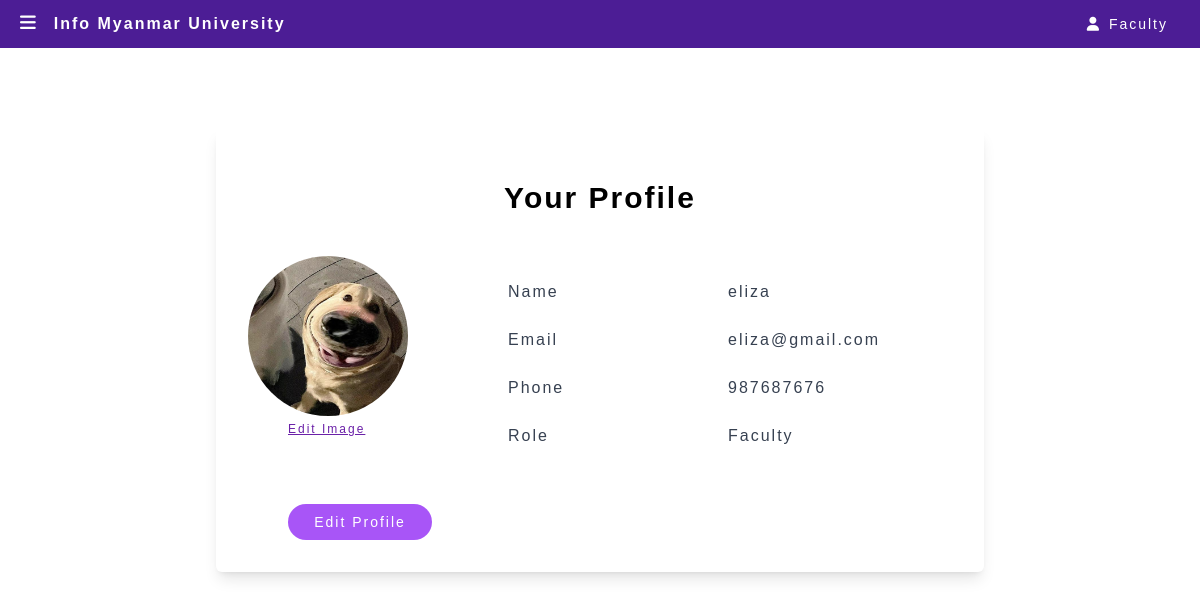
The page /adminProfile (signed in) on the database its author committed.
### Website/models.py (models this page shows)
class Admin(db.Model, UserMixin):
    id = db.Column(db.Integer, primary_key=True)
    email = db.Column(db.String(150), unique=True)
    name = db.Column(db.String(150))
    phone = db.Column(db.Integer)
    password = db.Column(db.String(150))
    roleCode = db.Column(db.String(150))
    profile = db.Column(db.String(300))

### app.py (the view)
@app.route('/adminProfile', methods=['GET', 'POST'])
def adminProfile():
    if 'admin_id' not in session:
        return redirect(url_for('adminLogin'))
    else:
        return adminprofile()

### Website/adminfeatues.py (called while the page is built, shortened)
def adminprofile():
    adminId = session.get('admin_id')
    admin = Admin.query.get(adminId)
    return render_template('adminProfile.html', user=admin)

### Website/templates/adminProfile.html (shortened to what this page needs)
{% extends "adminlayout.html" %} {% block title %}Admin Information{% endblock%}
{% block content %}
<div class="flex flex-col justify-center items-center bg-white">
  <div class="mx-auto max-w-3xl mt-20 w-full bg-white p-8 rounded-md shadow-lg">
    <h2 class="mt-5 text-3xl font-semibold mb-10 text-center">Your Profile</h2>
    <div class="max-w-screen-lg mx-auto mt-10 grid grid-cols-3 gap-4">
      <div>
        <img
          src="{{ url_for('static', filename='images/'+ user.profile) }}"
          alt="Welcome Image"
          class="rounded-full h-40 w-40 object-cover"
        />
        <form id="profileImageForm" enctype="multipart/form-data" method="POST">
          <label
            for="profileImage"
            class="underline text-xs ml-10 text-purple-800"
          >
            Edit Image
          </label>
        </form>
      </div>
      <div>
        <p class="pl-5 text-gray-700 font-medium my-6">Name</p>
        <p class="pl-5 text-gray-700 font-medium my-6">Email</p>
        <p class="pl-5 text-gray-700 font-medium my-6">Phone</p>
        <p class="pl-5 text-gray-700 font-medium my-6">Role</p>
      </div>
      <div>
        <p class="text-gray-700 font-medium my-6">{{ user.name}}</p>
        <p class="text-gray-700 font-medium my-6">{{ user.email}}</p>
        <p class="text-gray-700 font-medium my-6">{{ user.phone}}</p>
        <p class="text-gray-700 font-medium my-6">
          {% if user.roleCode == 'S1001' %} System Admin {% else %} Faculty {%
          endif %}
        </p>
      </div>
      <button
        id="myBtnAdminProfile"
        class="bg-purple-500 text-white text-sm mt-4 mx-10 px-2 py-2 rounded-3xl hover:bg-purple-600 focus:outline-none focus:bg-purple-600"
      >
        Edit Profile
      </button>
    </div>
  </div>
  {% endblock %}

### Website/static/css/index.css (style rules this page uses)
html { font-family: Tahoma, sans-serif !important; letter-spacing: 2px; }

### rows shown on the page
Admin: profile (picture), name "eliza", email "eliza@gmail.com", phone "987687676"
